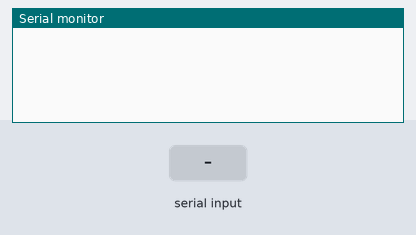
The sketch below on a simulated ESP8266 (NodeMCU). On the bench: the last lines printed to the serial monitor. Inputs (shaded band) come from the test bench. WiFi joins after 1.5 s; servers stay silent unless stated.

Above: at 3.0 s.
3.1 s: "90 45\n" received over Serial
At 3.5 s:
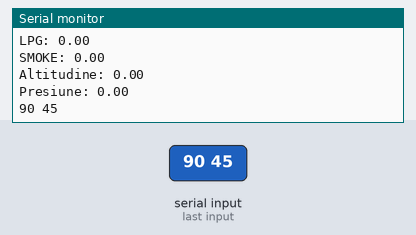
4.6 s: "5\n" received over Serial
At 5.8 s:
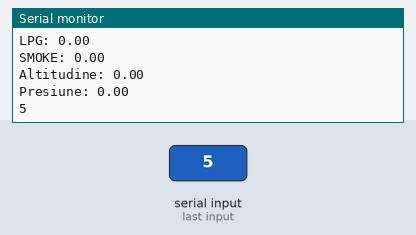

Measured:
- after the input at 3.1 s, the serial monitor: prints a new line at once (image 1)
- after the input at 4.6 s, the serial monitor: prints a new line at once (image 2)

The sketch:

cod_surs_nodemcu.ino
```cpp
#define BLYNK_TEMPLATE_ID "TMPL465Q3GZHH"
#define BLYNK_TEMPLATE_NAME "TestLicenta"
#define BLYNK_AUTH_TOKEN "6RdHnB30w0kViYnNFmK2d7ZLWidR_YOs"
#define BLYNK_PRINT Serial

#include <ESP8266WiFi.h>
#include <BlynkSimpleEsp8266.h>

char ssid[] = "Radu’s iPhone";
char pass[] = "parola123";

void setup() {

  Serial.begin(9600);
  delay(10);
  Blynk.begin(BLYNK_AUTH_TOKEN, ssid, pass);
}

void loop() {
  Blynk.run();
  if (Serial.available()) {

    String line = Serial.readStringUntil('\n');
    float valuesFromSen[7];
    int start = 0;
    for (int i = 0; i < 7; i++) {
      int spaceIndex = line.indexOf(' ', start);
      if (spaceIndex == -1) spaceIndex = line.length(); // cand nu mai sunt spatii merge pana la sfrasit
      String subStr = line.substring(start, spaceIndex);
      valuesFromSen[i] = subStr.toFloat();
      start = spaceIndex + 1;
    }

    // trimite date pe pinii virtuali din blynk
    for (int i = 0; i < 7; i++) {
      Blynk.virtualWrite(V0 + i, valuesFromSen[i]);
    }

    //afisare pe seriala
    const char* sensorNames[] = {
      "Umiditate: ", "Temperatura: ", "CO2: ", "LPG: ", "SMOKE: ", "Altitudine: ", "Presiune: "
    };
    for (int i = 0; i < 7; i++) {
      Serial.print(sensorNames[i]);
      Serial.println(valuesFromSen[i]);
    }
    Serial.println(line);
  }
}
```
